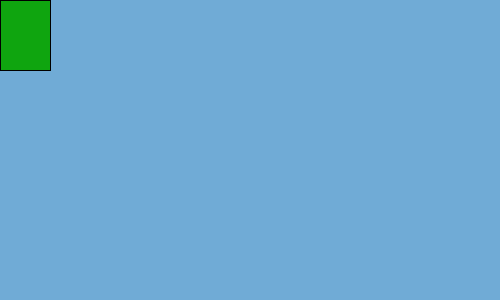
Frame 1 (no input)
Frame 60 (the mouse pressed at the canvas centre just before this capture): identical to frame 1, image omitted
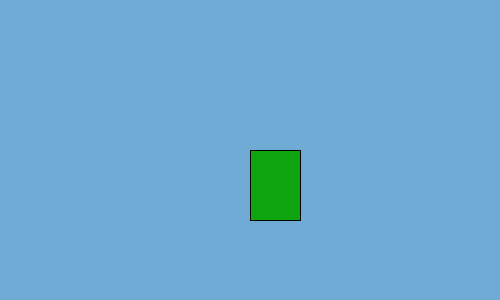
Frame 120 (the mouse held since frame 60 and released just before this capture)

The Processing sketch that drew these frames (run headless with seeded random() and noise(); from frame 60 on, the mouse is pressed at the canvas centre):

// Processing sketch: processing_100102
// ── processing_100102.pde

void setup(){
  size(500,300);
  frameRate(24);
}
void draw(){
  background(#70ABD6);
  fill(15,165,15);
  rect(mouseX,mouseY,50,70);
}
